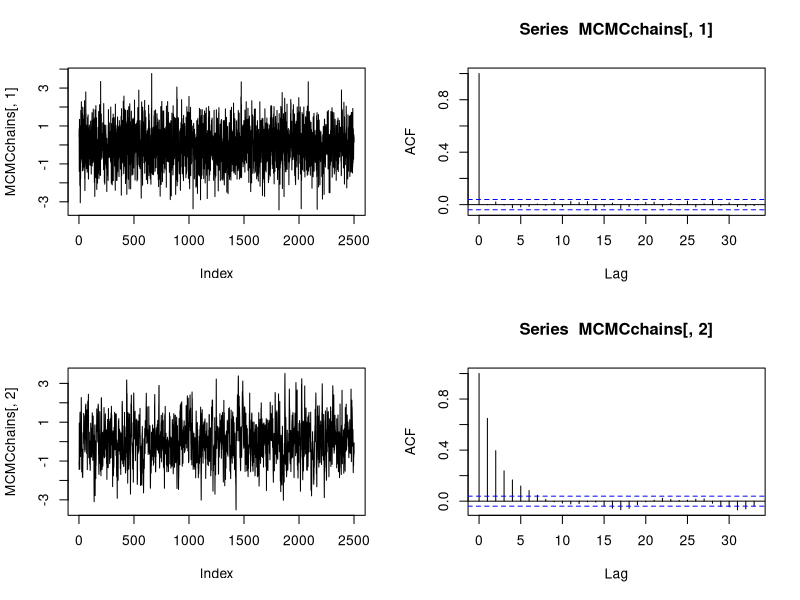
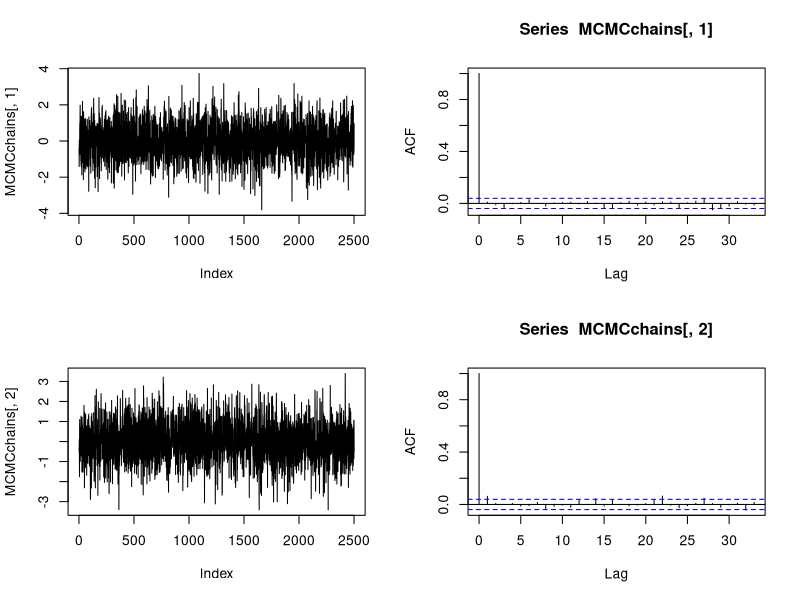
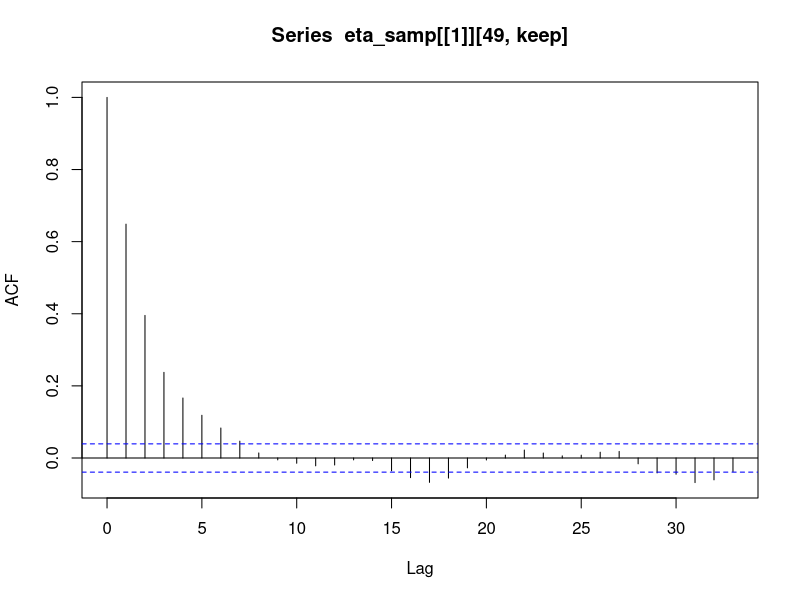
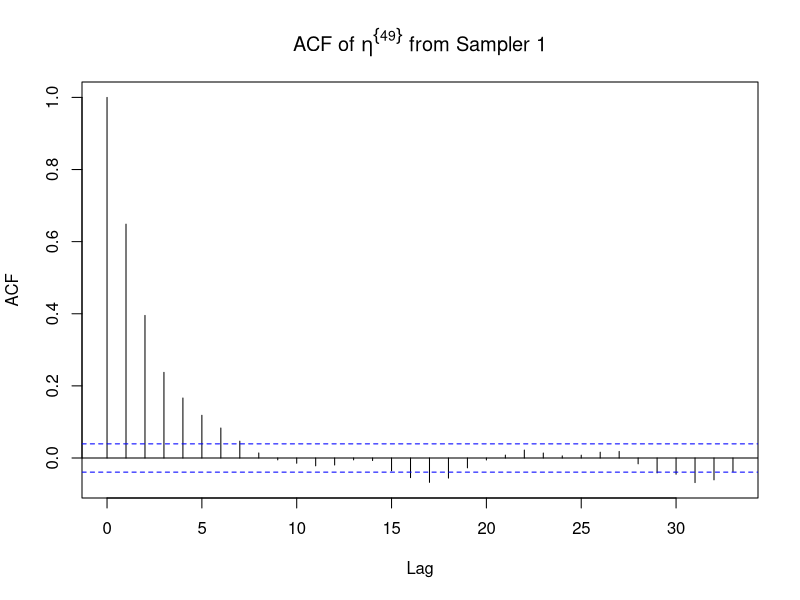
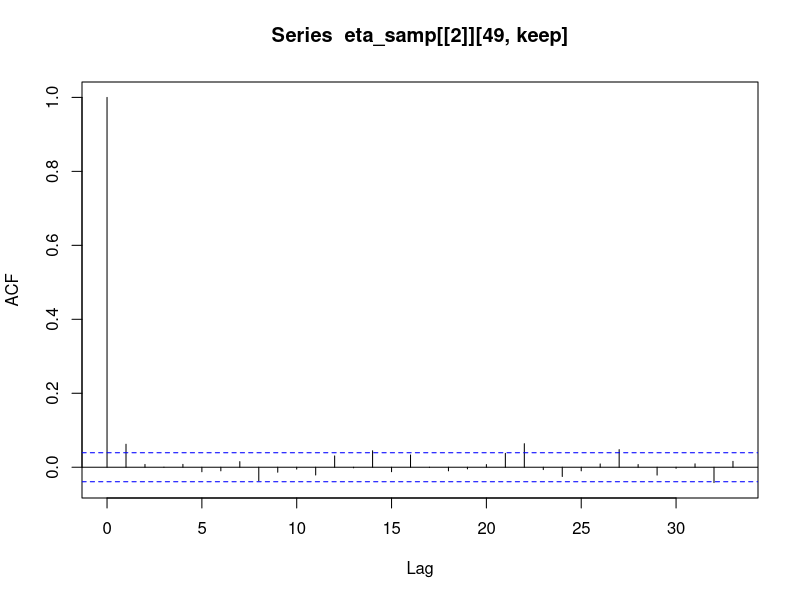
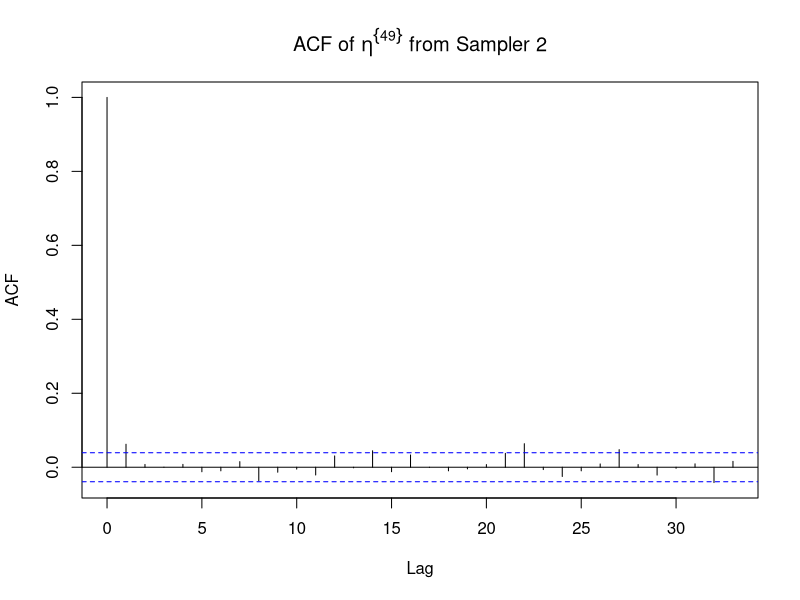

Source code (R) for these figures, in order:
###############################################################################
## Author: Andrew Zammit-Mangion
## Date: 24 January 2020
## Details: Shows the benefit of alternating tilings when Gibbs sampling GMRFs.
##          This code comes with no warranty or guarantee of any kind.
###############################################################################

## Load packages
library("dplyr")
library("Matrix")

## Fix seed
set.seed(1)

## Consider 100 observations
Nobs <- 100

## Function to construct AR1 precision matrix
makeQ <- function(N, phi, sigma2v) {
  i <- c(1, 1, rep(2:(N-1), each = 3L), N, N)
  j <- c(1, 2, c(outer(1:3, 0:(N-3), "+")), N - 1, N)
  x <- c(1, -phi, 
         rep(c(-phi, phi^2 + 1, -phi), N - 2),
         -phi, 1)
  Q <- 1/sigma2v * sparseMatrix(i = i, j = j, x = x)
}

## Function to construct incidence matrix
makeH <- function(s, grid) {
  i <- 1:length(s)
  j <- apply(outer(s, grid, function(x,y) abs(x - y)), 1, which.min)
  sparseMatrix(i = i, j = j, x = 1, dims = c(length(s), length(grid)))
}

## Construct grid
Delta <- 0.01
grid <- seq(Delta/2, 1 - Delta, by = Delta)
n <- length(grid)

## AR1 parameters
sigma2e <- 1
phi <- 0.9
sigma2v <- 0.2
Q <- makeQ(length(grid), phi, sigma2v)
SIGMA <- chol2inv(chol(Q))
L <- t(chol(SIGMA))

## Generate observations and construct incidence matrix
sobs <- runif(Nobs)
Qeps <- 1/sigma2e * Diagonal(n = Nobs)
H <- makeH(sobs, grid)

## Simulate process and data
eta_sim <- (L %*% rnorm(n))
Z <- H %*% eta_sim  + sqrt(sigma2e) * rnorm(Nobs)

## Form tilings ("Groups"), and the Markov blanket of these groups ("Others")
nr <- n + 1e-5
Groups1 <- list(1:(floor(nr / 2)),
               ceiling(nr/2):nr)
Groups2 <- list(1:(floor(nr / 3)),
                ceiling(nr / 3):(floor(2 * nr / 3)),
                ceiling(2 * nr / 3):nr)
Others1 <- list(first(Groups1[[2]]),
                last(Groups1[[1]]))
Others2 <- list(first(Groups2[[2]]),
                c(last(Groups2[[1]]), first(Groups2[[3]])),
                last(Groups2[[2]]))
Groups <- list(Groups1, Groups2)
Others <- list(Others1, Others2)

## Now, for each tiling we construct the incidence matricies, the conditional
## precision matricies, the conditional means, the conditional covariance matrices,
##and the Cholesky factors  of the conditional covariances
Hlist <- Qcondlist <- mucondlist <- Sigmasamplist <- Lsamplist <- list()
for(i in seq_along(Groups)) {
  
  ## For each tiling we have a list, associated with each tile
  Hlist[[i]] <- Qcondlist[[i]] <- mucondlist[[i]] <- 
    Sigmasamplist[[i]] <- Lsamplist[[i]] <- list()
  
  ## For each tile in tiling
  for(j in seq_along(Groups[[i]])) {
    Hlist[[i]][[j]] <- H[, Groups[[i]][[j]]]
    Qcondlist[[i]][[j]] <- Q[Groups[[i]][[j]], Groups[[i]][[j]]]
    mucondlist[[i]][[j]] <- 
      function(i, j, other) -solve(Qcondlist[[i]][[j]]) %*% Q[Groups[[i]][[j]], Others[[i]][[j]]] %*% other
    Q11samp <- Qcondlist[[i]][[j]]
    Sigmasamplist[[i]][[j]] <- solve(Q11samp)
    Lsamplist[[i]][[j]] <- t(chol(Sigmasamplist[[i]][[j]]))
  }
}

## Now we run MCMC. We consider two samplers, and we generate traces for 
## each in eta_samp
N_MCMC <- 10000
eta_samp <- list(matrix(0, n, N_MCMC),
                 matrix(0, n, N_MCMC))

### MCMC scheme (2 possible blocking strategies)
for(grouping in 1:2) {
  for(i in 2:N_MCMC) {
    
    grp <- ifelse(grouping == 2, (i %% 2) + 1, 1)
    eta_current <- eta_samp[[grouping]][, i - 1]
    
    for(j in seq_along(Groups[[grp]])) {
      #mu11samp <- SIGMA11_samp %*% (t(H11) %*% Qeps %*% Z + Q11cond %*% mu11cond(eta_samp[first(grp12), i - 1]))
      musamp <- Sigmasamplist[[grp]][[j]] %*% 
        Qcondlist[[grp]][[j]] %*% 
        mucondlist[[grp]][[j]](grp, j, eta_current[Others[[grp]][[j]]])
      eta_current[Groups[[grp]][[j]]] <- as.numeric(musamp + Lsamplist[[grp]][[j]] %*% 
                                                      rnorm(length(Groups[[grp]][[j]])))
    }
    eta_samp[[grouping]][, i] <- eta_current
  }
}

## Remove first 5000 as burn-in and thin by a factor of two
keep <- seq((i - 5000), i, by = 2)

## Not generate the auto-correlation functions for eta_49 for both samplers
acfseries <- list()
for(grouping in 1:2) {
  MCMCchains <- t(eta_samp[[grouping]][c(1,49), keep])
  par(mfrow = c(2,2)) 
  plot(MCMCchains[,1], type = 'l')
  acf(MCMCchains[,1])
  plot(MCMCchains[,2], type = 'l')
  acf(MCMCchains[,2])
  acfseries[[grouping]] <- sapply(1:n, function(i) acf(eta_samp[[grouping]][i, keep], 
                                                       plot = FALSE)$acf[2])
}

## Plot the results
png("../img/SimACF1.png", width = 1000, height = 1000, res = 300); 
plot(acf(eta_samp[[1]][49, keep]), 
     main = expression('ACF of '* bold(eta)^group("{", 49, "}") * ' from Sampler 1'))
dev.off()

png("../img/SimACF2.png", width = 1000, height = 1000, res = 300); 
plot(acf(eta_samp[[2]][49, keep]), 
     main = expression('ACF of '* bold(eta)^group("{", 49, "}") * ' from Sampler 2'))
dev.off()
